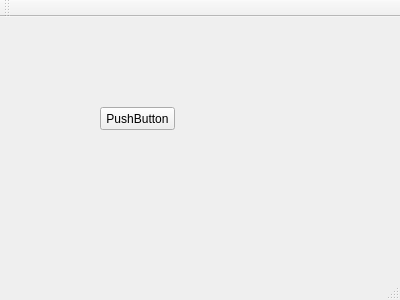
<?xml version="1.0" encoding="UTF-8"?>
<ui version="4.0">
 <class>MainWindow</class>
 <widget class="QMainWindow" name="MainWindow">
  <property name="geometry">
   <rect>
    <x>0</x>
    <y>0</y>
    <width>400</width>
    <height>300</height>
   </rect>
  </property>
  <property name="windowTitle">
   <string>MainWindow</string>
  </property>
  <widget class="QWidget" name="centralWidget">
   <widget class="QPushButton" name="pushButton">
    <property name="geometry">
     <rect>
      <x>100</x>
      <y>90</y>
      <width>75</width>
      <height>23</height>
     </rect>
    </property>
    <property name="text">
     <string>PushButton</string>
    </property>
   </widget>
  </widget>
  <widget class="QMenuBar" name="menuBar">
   <property name="geometry">
    <rect>
     <x>0</x>
     <y>0</y>
     <width>400</width>
     <height>23</height>
    </rect>
   </property>
  </widget>
  <widget class="QToolBar" name="mainToolBar">
   <attribute name="toolBarArea">
    <enum>TopToolBarArea</enum>
   </attribute>
   <attribute name="toolBarBreak">
    <bool>false</bool>
   </attribute>
  </widget>
  <widget class="QStatusBar" name="statusBar"/>
 </widget>
 <layoutdefault spacing="6" margin="11"/>
 <resources/>
 <connections/>
</ui>
